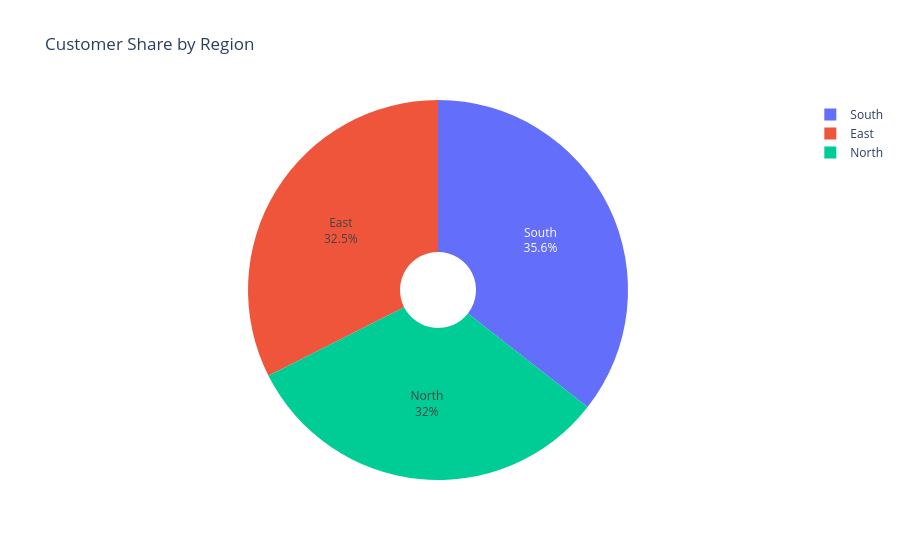

Notebook code for this chart:
### Code cell
fig = px.pie(
    region_customers,
    names="region",
    values="customers",
    hole=0.2,
    title="Customer Share by Region"
)

fig.update_traces(textinfo="label+percent")

fig.show()

### Figure 1 — Plotly figure (JSON) as saved in the notebook; plotly's stock layout.template omitted (floating-point values rounded to 4 significant figures)
{"data": [{"domain": {"x": [0, 1], "y": [0, 1]}, "hole": 0.2, "hovertemplate": "region=%{label}<br>customers=%{value}<extra></extra>", "labels": ["East", "North", "South"], "legendgroup": "", "name": "", "showlegend": true, "textinfo": "label+percent", "type": "pie", "values": [614, 605, 673]}], "layout": {"legend": {"tracegroupgap": 0}, "title": {"text": "Customer Share by Region"}}}
